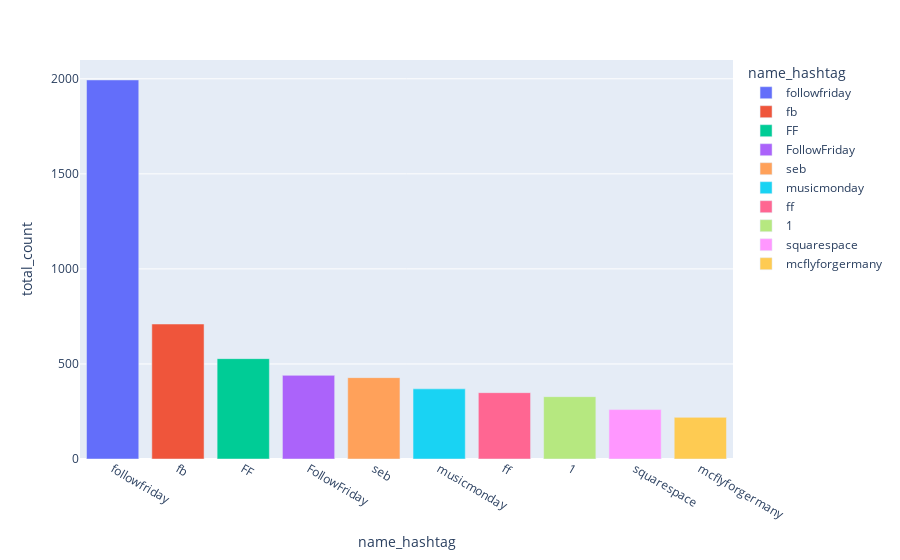

Notebook code for this chart:
### Code cell
df_pos = df_pos.nlargest(columns='total_count', n=10)
fig = px.bar(df_pos, x='name_hashtag', y='total_count', color='name_hashtag')
fig.show()

### Figure 1 — Plotly figure (JSON) as saved in the notebook; plotly's stock layout.template omitted (floating-point values rounded to 4 significant figures)
{"data": [{"hovertemplate": "name_hashtag=%{x}<br>total_count=%{y}<extra></extra>", "legendgroup": "followfriday", "marker": {"color": "#636efa", "pattern": {"shape": ""}}, "name": "followfriday", "orientation": "v", "showlegend": true, "textposition": "auto", "type": "bar", "x": ["followfriday"], "xaxis": "x", "y": [1994], "yaxis": "y"}, {"hovertemplate": "name_hashtag=%{x}<br>total_count=%{y}<extra></extra>", "legendgroup": "fb", "marker": {"color": "#EF553B", "pattern": {"shape": ""}}, "name": "fb", "orientation": "v", "showlegend": true, "textposition": "auto", "type": "bar", "x": ["fb"], "xaxis": "x", "y": [710], "yaxis": "y"}, {"hovertemplate": "name_hashtag=%{x}<br>total_count=%{y}<extra></extra>", "legendgroup": "FF", "marker": {"color": "#00cc96", "pattern": {"shape": ""}}, "name": "FF", "orientation": "v", "showlegend": true, "textposition": "auto", "type": "bar", "x": ["FF"], "xaxis": "x", "y": [528], "yaxis": "y"}, {"hovertemplate": "name_hashtag=%{x}<br>total_count=%{y}<extra></extra>", "legendgroup": "FollowFriday", "marker": {"color": "#ab63fa", "pattern": {"shape": ""}}, "name": "FollowFriday", "orientation": "v", "showlegend": true, "textposition": "auto", "type": "bar", "x": ["FollowFriday"], "xaxis": "x", "y": [440], "yaxis": "y"}, {"hovertemplate": "name_hashtag=%{x}<br>total_count=%{y}<extra></extra>", "legendgroup": "seb", "marker": {"color": "#FFA15A", "pattern": {"shape": ""}}, "name": "seb", "orientation": "v", "showlegend": true, "textposition": "auto", "type": "bar", "x": ["seb"], "xaxis": "x", "y": [428], "yaxis": "y"}, {"hovertemplate": "name_hashtag=%{x}<br>total_count=%{y}<extra></extra>", "legendgroup": "musicmonday", "marker": {"color": "#19d3f3", "pattern": {"shape": ""}}, "name": "musicmonday", "orientation": "v", "showlegend": true, "textposition": "auto", "type": "bar", "x": ["musicmonday"], "xaxis": "x", "y": [369], "yaxis": "y"}, {"hovertemplate": "name_hashtag=%{x}<br>total_count=%{y}<extra></extra>", "legendgroup": "ff", "marker": {"color": "#FF6692", "pattern": {"shape": ""}}, "name": "ff", "orientation": "v", "showlegend": true, "textposition": "auto", "type": "bar", "x": ["ff"], "xaxis": "x", "y": [349], "yaxis": "y"}, {"hovertemplate": "name_hashtag=%{x}<br>total_count=%{y}<extra></extra>", "legendgroup": "1", "marker": {"color": "#B6E880", "pattern": {"shape": ""}}, "name": "1", "orientation": "v", "showlegend": true, "textposition": "auto", "type": "bar", "x": ["1"], "xaxis": "x", "y": [328], "yaxis": "y"}, {"hovertemplate": "name_hashtag=%{x}<br>total_count=%{y}<extra></extra>", "legendgroup": "squarespace", "marker": {"color": "#FF97FF", "pattern": {"shape": ""}}, "name": "squarespace", "orientation": "v", "showlegend": true, "textposition": "auto", "type": "bar", "x": ["squarespace"], "xaxis": "x", "y": [260], "yaxis": "y"}, {"hovertemplate": "name_hashtag=%{x}<br>total_count=%{y}<extra></extra>", "legendgroup": "mcflyforgermany", "marker": {"color": "#FECB52", "pattern": {"shape": ""}}, "name": "mcflyforgermany", "orientation": "v", "showlegend": true, "textposition": "auto", "type": "bar", "x": ["mcflyforgermany"], "xaxis": "x", "y": [219], "yaxis": "y"}], "layout": {"barmode": "relative", "legend": {"title": {"text": "name_hashtag"}, "tracegroupgap": 0}, "margin": {"t": 60}, "xaxis": {"anchor": "y", "categoryarray": ["followfriday", "fb", "FF", "FollowFriday", "seb", "musicmonday", "ff", "1", "squarespace", "mcflyforgermany"], "categoryorder": "array", "domain": [0, 1], "title": {"text": "name_hashtag"}}, "yaxis": {"anchor": "x", "domain": [0, 1], "title": {"text": "total_count"}}}}
